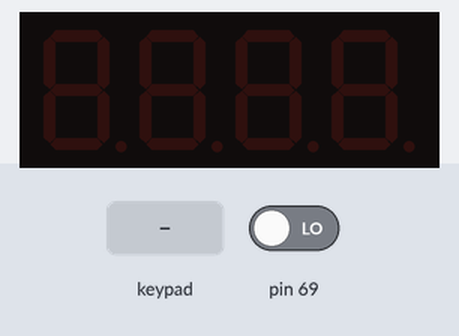
Recording of a sketch running on a simulated Arduino Mega 2560, built with avr-gcc and run on an emulated ATmega2560. Shown: 4-digit seven-segment display. Wiring (from diagram.json): 4-digit 7-segment display, segments lit when HIGH: segments pin 22, pin 23, pin 24, pin 25, pin 26, pin 27, pin 28, pin 29; digit selects pin 10, pin 11, pin 12, pin 13. Wiring (inferred from the signals the program sends): 4×4 keypad with keys 1 2 3 A 4 5 6 B 7 8 9 C E 0 D F: rows pin 54, pin 55, pin 56, pin 57; columns pin 62, pin 63, pin 64, pin 65. The test bench sets the inputs (shaded band); at power-on: pin 69 LOW. The segment pins are drawn as the display they are named for.

Above: at 1.2 s.
1.3 s: key 'D' pressed
At 1.68 s:
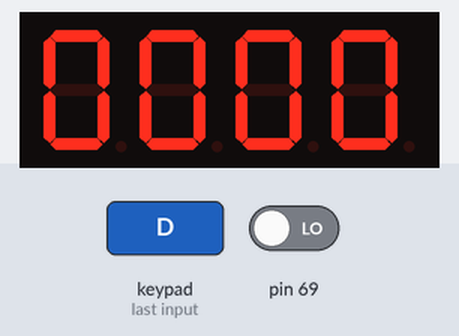
3.3 s: keypad keys 1 2 D pressed 0.4 s apart
At 4.48 s:
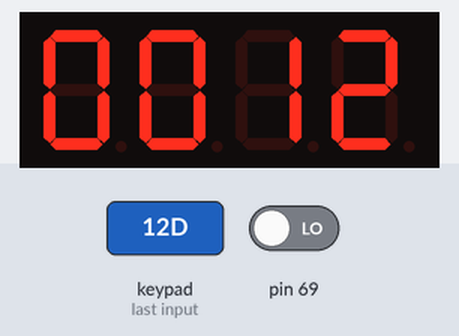
Timing chart, 0 to 6.3 s (numbered marks = the images above; inputs shaded):
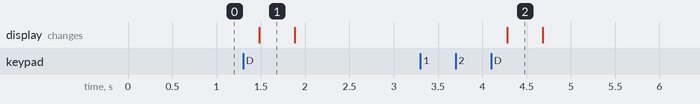

The sketch:

ETALVIS_Problem_10_07.ino
```cpp
//EMBEDDED SYSTEMS PROGRAMMING - GPIO
//KEYPAD CONTROL PROBLEMS
//Use a 4x4 keypad and a quad seven segment display
//SET 10 PROBLEM 07
//perform  subtraction.
//If the total exceeds 9999 then display EEEE.
//display negative results also.
//Ex: 1561-2 = 1559,765-987=-222.
// === FUNCTION PROTOTYPES ===
void delay1(void);
void delay2(void);
int getKey(void);
void clearDisplay(void);
void enableDigit(int digit);
void displayDigit(int digit, int value);
void showResult(int result);
void showError(void);

// === SEGMENT PATTERNS (Index 10 = '-') ===
const unsigned char segPatterns[11] = {
  0x3F, 0x06, 0x5B, 0x4F,
  0x66, 0x6D, 0x7D, 0x07,
  0x7F, 0x6F, 0x40 // '-'
};

// === SETUP FUNCTION ===
void setup() {
  volatile char *ddra = (char *)0x21;
  volatile char *ddrb = (char *)0x24;
  volatile char *ddrf = (char *)0x30;
  volatile char *ddrk = (char *)0x107;
  *ddra = 0xFF;
  *ddrb = 0xF0;
  *ddrf = 0x0F;
  *ddrk = 0x00;
}

// === MAIN LOOP ===
void loop() {
  static int number1 = 0, number2 = 0;
  static int buildingSecond = 0;
  int key = getKey();
  displayDigit(1, key);
  if (key >= 0 && key <= 9) {
    if (!buildingSecond)
      number1 = number1 * 10 + key;
    else
      number2 = number2 * 10 + key;
  }

  if (key == 11) { // '-' key to switch from number1 to number2
    buildingSecond = 1;
  }

  if (key == 14) { // '=' key to compute
    int result = number1 - number2;
    if (result > 9999 || result < -9999) {
      showError();
    } else {
      showResult(result);
    }
    number1 = number2 = buildingSecond = 0;
    clearDisplay();
  }
}

void showResult(int result) {
  int negative = 0;
  int value = result;
  int d[4] = {0};

  if (result < 0) {
    negative = 1;
    value = -value;
  }

  d[0] = value / 1000;
  d[1] = (value / 100) % 10;
  d[2] = (value / 10) % 10;
  d[3] = value % 10;

  for (int i = 0; i < 100; i++) {
    if (negative) {
      // Find first non-zero digit
      int start = (d[0] != 0) ? 0 : (d[1] != 0) ? 1 : (d[2] != 0) ? 2 : 3;
      displayDigit(1, 10); // '-'
      displayDigit(2, d[start]);
      displayDigit(3, (start + 1 <= 3) ? d[start + 1] : 0);
      displayDigit(4, (start + 2 <= 3) ? d[start + 2] : 0);
    } else {
      // Find first non-zero digit
      int start = (d[0] != 0) ? 0 : (d[1] != 0) ? 1 : (d[2] != 0) ? 2 : (d[3] != 0) ? 3 : 3;
      int digitsToShow = 4 - start;

      // Right-align the digits
      for (int j = 0; j < 4; j++) {
        if (j < 4 - digitsToShow)
          displayDigit(j + 1, 0); // blank
        else
          displayDigit(j + 1, d[start++]);
      }
    }
  }
}
// === ERROR DISPLAY ===
void showError(void) {
  for (int i = 0; i < 50; i++) {
    for (int d = 1; d <= 4; d++) {
      displayDigit(d, 10); // Show '-' as 'E'
    }
  }
}

// === DISPLAY CONTROL ===
void displayDigit(int digit, int value) {
  volatile char *porta = (char *)0x22;
  enableDigit(digit);
  *porta = segPatterns[value];
  delay2();
  clearDisplay();
  delay2();
}

void enableDigit(int digit) {
  volatile char *portb = (char *)0x25;
  switch (digit) {
    case 1: *portb = 0xE0; break;
    case 2: *portb = 0xD0; break;
    case 3: *portb = 0xB0; break;
    case 4: *portb = 0x70; break;
    default: *portb = 0xF0; break;
  }
}

void clearDisplay(void) {
  volatile char *porta = (char *)0x22;
  volatile char *portb = (char *)0x25;
  *porta = 0x00;
  *portb = 0xF0;
}

// === TIMING ===
void delay1(void) {
  volatile long i;
  for (i = 0; i < 50000; i++);
}
void delay2(void) {
  volatile long i;
  for (i = 0; i < 200; i++);
}

// === KEYPAD SCAN ===
int getKey(void) {
  volatile char *portf = (char *)0x31;
  volatile char *pink = (char *)0x106;

  const int keyMap[4][4] = {
    {1, 2, 3, 10},     // '+' (optional)
    {4, 5, 6, 11},     // '-' (our switch key)
    {7, 8, 9, 12},
    {13, 0, 14, 15}    // '=' is 14
  };

  for (int row = 0; row < 4; row++) {
    *portf = 0x00;
    *portf = (1 << row);
    delay2();
    char cols = *pink & 0x0F;
    if (cols) {
      for (int col = 0; col < 4; col++) {
        if (cols & (1 << col)) {
          while (*pink & (1 << col)); // debounce
          return keyMap[row][col];
        }
      }
    }
  }
  return -1;
}
```

Measured:
- after the input at 1.3 s, the display: changes after 0.18 s (image 1)
- after the input at 3.3 s, the display: changes after 0.98 s (image 2)
- what the display in image 1 shows lasts 0.4 s, from 1.5 s to 1.9 s
